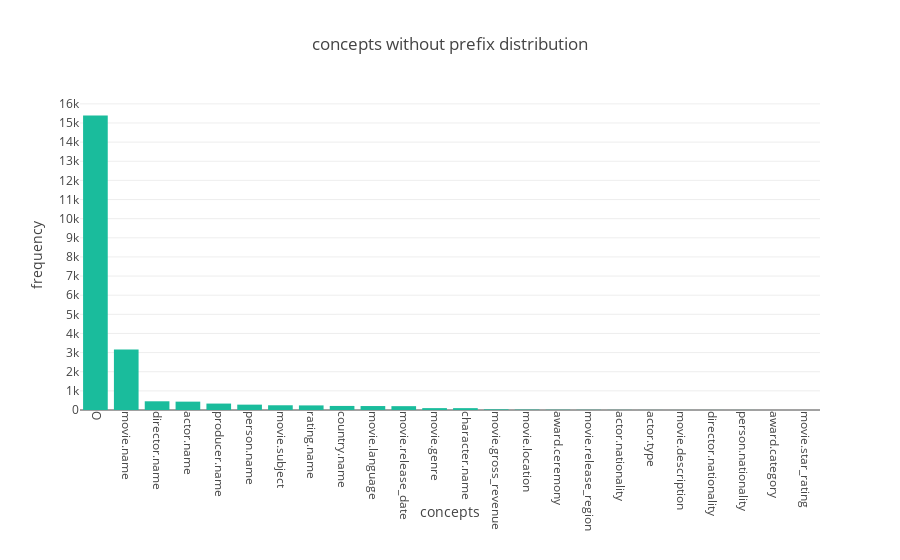

Notebook code cell kept with this figure:
### Code cell
X_axis = []
Y_axis = []
sorted_dict = sorted(concept_without_prefix_count_dictionary.items(), key=itemgetter(1), reverse=True)

for concept_without_prefix, concept_without_prefix_count in sorted_dict:
        X_axis.append(concept_without_prefix)
        Y_axis.append(concept_without_prefix_count)

assert(len(X_axis) == len(Y_axis)) 

plotly.offline.iplot({
    "data": [Bar(orientation = 'v',
                 x = X_axis,
                 y = Y_axis,
                 marker = dict(color = "#1abc9c"))],
    "layout": Layout(title="concepts without prefix distribution", 
                     xaxis=dict(title='concepts', tickangle=90),
                     yaxis=dict(title='frequency', dtick = 1000),
                     margin=Margin(b=150)
                    )
})

### Figure 1 — Plotly figure (JSON) as saved in the notebook; plotly's stock layout.template omitted (floating-point values rounded to 4 significant figures)
{"data": [{"marker": {"color": "#1abc9c"}, "orientation": "v", "type": "bar", "x": ["O", "movie.name", "director.name", "actor.name", "producer.name", "person.name", "movie.subject", "rating.name", "country.name", "movie.language", "movie.release_date", "movie.genre", "character.name", "movie.gross_revenue", "movie.location", "award.ceremony", "movie.release_region", "actor.nationality", "actor.type", "movie.description", "director.nationality", "person.nationality", "award.category", "movie.star_rating"], "y": [15391, 3157, 455, 437, 336, 280, 247, 240, 212, 207, 201, 98, 97, 34, 21, 13, 10, 6, 3, 2, 2, 2, 1, 1]}], "layout": {"margin": {"b": 150}, "title": "concepts without prefix distribution", "xaxis": {"tickangle": 90, "title": "concepts"}, "yaxis": {"dtick": 1000, "title": "frequency"}}}
